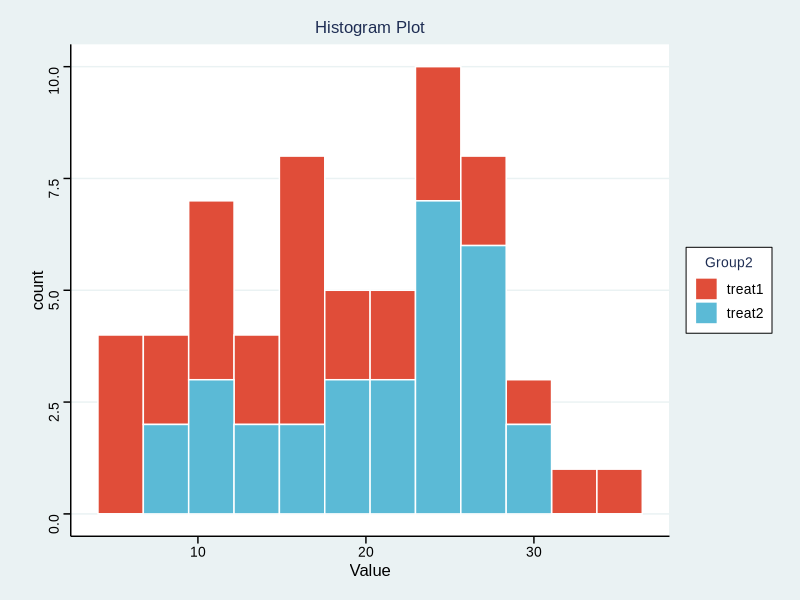

Here is the R script that generated this plot:
## ---- chunk 1
# 安装包
if (!requireNamespace("ggplot2", quietly = TRUE)) {
  install.packages("ggplot2")
}
if (!requireNamespace("ggthemes", quietly = TRUE)) {
  install.packages("ggthemes")
}

# 加载包
library(ggplot2)
library(ggthemes)
## ---- chunk 2
# 加载数据
data <- read.delim("files/Hiplot/088-histogram-data.txt", header = T)

# 整理数据格式
data[, 2] <- factor(data[, 2], levels = unique(data[, 2]))

# 查看数据
head(data)
## ---- chunk 3
#| label: fig-1histogram
#| fig-cap: "直方图"
#| out.width: "95%"
#| fig-height: 7
#| fig-width: 10
#| warning: false
#| error: false
#| message: false

# 直方图
p <- ggplot(data, aes(x=Value, fill=Group2)) +
  geom_histogram(alpha = 1, bins = 12, col = "white") +
  ggtitle("Histogram Plot") +
  scale_fill_manual(values = c("#e04d39","#5bbad6","#1e9f86")) +
  theme_stata() +
  theme(text = element_text(family = "Arial"),
        plot.title = element_text(size = 12,hjust = 0.5),
        axis.title = element_text(size = 12),
        axis.text = element_text(size = 10),
        axis.text.x = element_text(angle = 0, hjust = 0.5,vjust = 1),
        legend.position = "right",
        legend.direction = "vertical",
        legend.title = element_text(size = 10),
        legend.text = element_text(size = 10))

p
